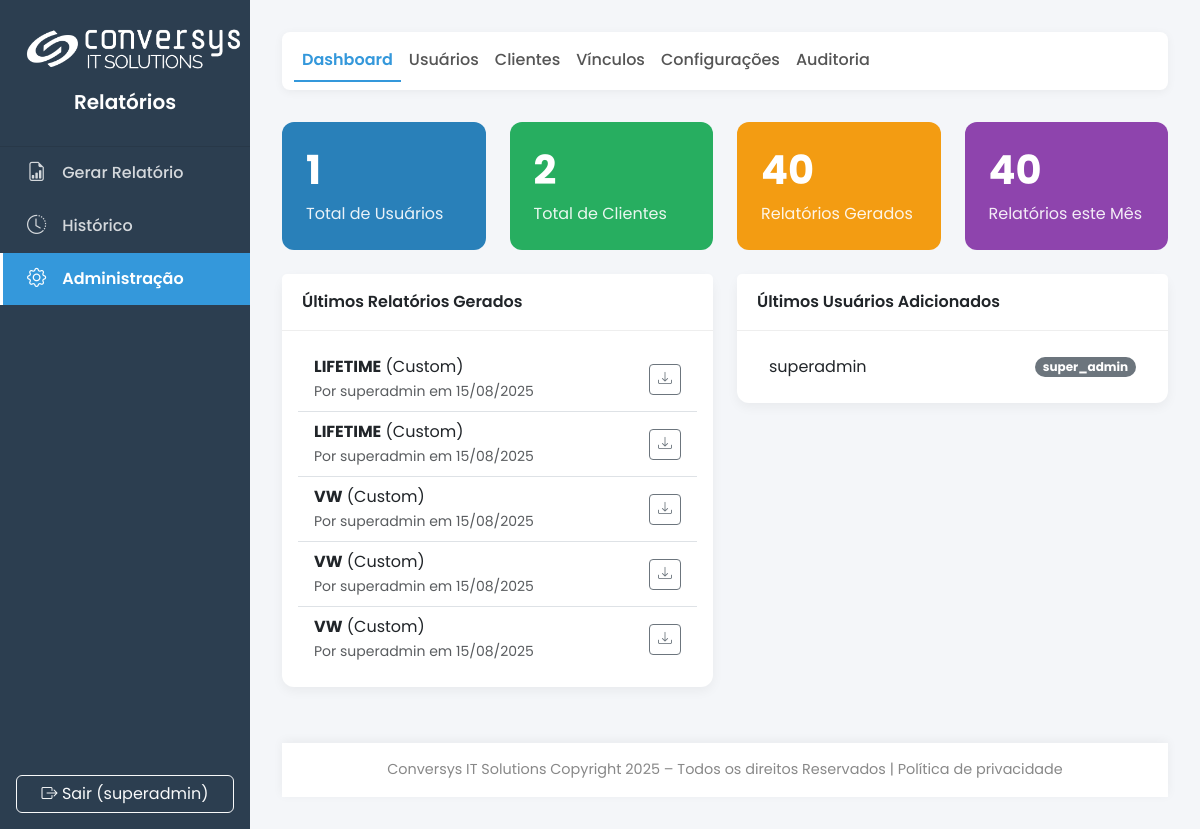
The page /admin (signed in) on the database its author committed.
### main.py (models this page shows, shortened)
class SystemConfig(db.Model):
    id = db.Column(db.Integer, primary_key=True)
    company_name = db.Column(db.String(100), default="Conversys IT Solutions")
    footer_text = db.Column(db.String(255), default=f"Conversys IT Solutions Copyright {dt.datetime.now().year} – Todos os direitos Reservados | Política de privacidade")
    primary_color = db.Column(db.String(7), default="#2c3e50")
    secondary_color = db.Column(db.String(7), default="#3498db")
    logo_dark_bg_path = db.Column(db.String(255), nullable=True)
    logo_light_bg_path = db.Column(db.String(255), nullable=True)
    logo_size = db.Column(db.Integer, default=50)
    login_media_path = db.Column(db.String(255), nullable=True)
    login_media_fill_mode = db.Column(db.String(10), default='cover')
    login_media_bg_color = db.Column(db.String(7), default='#2c3e50')
    report_cover_path = db.Column(db.String(255), nullable=True)
    report_final_page_path = db.Column(db.String(255), nullable=True)

class User(UserMixin, db.Model):
    id = db.Column(db.Integer, primary_key=True)
    username = db.Column(db.String(64), unique=True, nullable=False)
    password_hash = db.Column(db.String(256))
    role_id = db.Column(db.Integer, db.ForeignKey('role.id'), nullable=False)
    role = db.relationship('Role', backref='users')
    reports = db.relationship('Report', backref='author', lazy=True)
    clients = db.relationship('Client', secondary=user_client_association, lazy='subquery',
                              backref=db.backref('users', lazy=True))
    def has_role(self, role_name): return self.role.name == role_name

class Report(db.Model):
    id = db.Column(db.Integer, primary_key=True)
    filename = db.Column(db.String(255), unique=True, nullable=False)
    file_path = db.Column(db.String(255), nullable=False)
    created_at = db.Column(db.DateTime, default=dt.datetime.utcnow)
    reference_month = db.Column(db.String(7), nullable=False)
    user_id = db.Column(db.Integer, db.ForeignKey('user.id'), nullable=False)
    client_id = db.Column(db.Integer, db.ForeignKey('client.id'), nullable=False)
    report_type = db.Column(db.String(50), default='custom', nullable=False)

class Client(db.Model):
    id = db.Column(db.Integer, primary_key=True)
    name = db.Column(db.String(100), unique=True, nullable=False)
    sla_contract = db.Column(db.Float, nullable=False, default=99.9)
    logo_path = db.Column(db.String(255), nullable=True)
    reports = db.relationship('Report', backref='client', lazy=True, cascade="all, delete-orphan")
    zabbix_groups = db.relationship('ClientZabbixGroup', backref='client', lazy=True, cascade="all, delete-orphan")

class Role(db.Model):
    id = db.Column(db.Integer, primary_key=True)
    name = db.Column(db.String(50), unique=True, nullable=False)

### main.py (the view)
@app.route('/admin')
@admin_required
def admin_dashboard():
    stats = {
        'users': User.query.count(),
        'clients': Client.query.count(),
        'reports_total': Report.query.count(),
        'reports_month': Report.query.filter(Report.created_at >= dt.datetime.now().replace(day=1)).count()
    }
    latest_reports = Report.query.order_by(Report.created_at.desc()).limit(5).all()
    latest_users = User.query.order_by(User.id.desc()).limit(5).all()
    return render_template('dashboard.html', title="Dashboard Admin", stats=stats, latest_reports=latest_reports, latest_users=latest_users)

### main.py (called while the page is built)
@login_manager.user_loader
def load_user(user_id):
    return db.session.get(User, int(user_id))

@app.before_request
def before_request_func():
    g.sys_config = SystemConfig.query.first()

def admin_required(f):
    @wraps(f)
    @login_required
    def decorated_function(*args, **kwargs):
        if not (current_user.has_role('admin') or current_user.has_role('super_admin')):
            flash('Acesso negado. Você não tem permissão para acessar esta área.', 'danger')
            return redirect(url_for('gerar_form'))
        return f(*args, **kwargs)
    return decorated_function

def get_text_color_for_bg(hex_color):
    try:
        hex_color = hex_color.lstrip('#')
        r, g, b = tuple(int(hex_color[i:i+2], 16) for i in (0, 2, 4))
        luminance = (0.299 * r + 0.587 * g + 0.114 * b) / 255
        return '#212529' if luminance > 0.6 else '#ffffff'
    except (ValueError, TypeError):
        return '#ffffff'

### templates/dashboard.html (shortened to what this page needs)
{% extends 'admin/base.html' %}
{% block admin_content %}
<div class="row">
    <div class="col-md-6 col-xl-3 mb-4">
        <div class="stat-card" style="background-color: #2980b9;">
            <h3>{{ stats.users }}</h3><p>Total de Usuários</p>
        </div>
    </div>
    <div class="col-md-6 col-xl-3 mb-4">
        <div class="stat-card" style="background-color: #27ae60;">
            <h3>{{ stats.clients }}</h3><p>Total de Clientes</p>
        </div>
    </div>
    <div class="col-md-6 col-xl-3 mb-4">
        <div class="stat-card" style="background-color: #f39c12;">
            <h3>{{ stats.reports_total }}</h3><p>Relatórios Gerados</p>
        </div>
    </div>
    <div class="col-md-6 col-xl-3 mb-4">
        <div class="stat-card" style="background-color: #8e44ad;">
            <h3>{{ stats.reports_month }}</h3><p>Relatórios este Mês</p>
        </div>
    </div>
</div>
<div class="row">
    <div class="col-lg-6 mb-4">
        <div class="card">
            <div class="card-header">Últimos Relatórios Gerados</div>
            <div class="card-body">
                <ul class="list-group list-group-flush">
                {% for report in latest_reports %}
                    <li class="list-group-item d-flex justify-content-between align-items-center">
                        <div><strong>{{ report.client.name }}</strong> ({{ report.report_type.replace('_', ' ')|title }})<br><small class="text-muted">Por {{ report.author.username }} em {{ report.created_at.strftime('%d/%m/%Y') }}</small></div>
                        <a href="{{ url_for('download_report', report_id=report.id) }}" class="btn btn-sm btn-outline-secondary"><i class="bi bi-download"></i></a>
                    </li>
                {% else %}
                    <li class="list-group-item text-center text-muted">Nenhum relatório gerado ainda.</li>
                {% endfor %}
                </ul>
            </div>
        </div>
    </div>
    <div class="col-lg-6 mb-4">
        <div class="card">
            <div class="card-header">Últimos Usuários Adicionados</div>
            <div class="card-body">
                <ul class="list-group list-group-flush">
                {% for user in latest_users %}
                    <li class="list-group-item d-flex justify-content-between align-items-center">
                        {{ user.username }}
                        <span class="badge bg-secondary rounded-pill">{{ user.role.name }}</span>
                    </li>
                {% else %}
                    <li class="list-group-item text-center text-muted">Nenhum usuário recente.</li>
                {% endfor %}
                </ul>
            </div>
        </div>
    </div>
</div>
{% endblock %}

### templates/base.html (shortened to what this page needs)
<!DOCTYPE html>
<html lang="pt-BR"><head><link href="https://cdn.jsdelivr.net/npm/bootstrap@5.3.3/dist/css/bootstrap.min.css" rel="stylesheet"><link href="https://cdn.jsdelivr.net/npm/bootstrap-icons@1.11.3/font/bootstrap-icons.min.css" rel="stylesheet">
<style>
{% set sidebar_text_color = g.sys_config.primary_color | text_color_for_bg %}
:root { --primary-color: {{ g.sys_config.primary_color | default('#2c3e50') }}; --secondary-color: {{ g.sys_config.secondary_color | default('#3498db') }}; --bg-light: #f4f6f9; --sidebar-width: 250px; }
html, body { height: 100%; }
body { font-family: 'Poppins', sans-serif; background-color: var(--bg-light); display: flex; flex-direction: column; }
.wrapper { display: flex; flex-grow: 1; }
.sidebar { width: var(--sidebar-width); min-height: 100vh; background: var(--primary-color); transition: margin-left 0.3s; display: flex; flex-direction: column; flex-shrink: 0; }
#content { flex-grow: 1; padding: 2rem; display: flex; flex-direction: column; }
.main-content { flex-grow: 1; }
.sidebar-header { padding: 1.5rem; text-align: center; border-bottom: 1px solid rgba(0,0,0,0.1); }
.sidebar-header .logo { display: block; margin: 0 auto; }
.sidebar-header h5 { color: {{ sidebar_text_color }}; font-weight: 600; margin-top: 1rem; }
.sidebar .nav-link { color: {{ sidebar_text_color }}; opacity: 0.8; padding: 0.75rem 1.5rem; display: flex; align-items: center; font-weight: 500; border-left: 3px solid transparent; transition: all 0.2s ease; }
.sidebar .nav-link i { margin-right: 1rem; font-size: 1.2rem; }
.sidebar .nav-link:hover { color: {{ sidebar_text_color }}; opacity: 1; background-color: rgba(0,0,0,0.1); }
.sidebar .nav-link.active { color: #fff; opacity: 1; background-color: var(--secondary-color); border-left-color: #fff; font-weight: 600; }
.top-navbar { background-color: #fff; border-radius: 0.5rem; box-shadow: 0 2px 10px rgba(0,0,0,0.05); margin-bottom: 2rem; }
.top-navbar .nav-link { color: #555; font-weight: 500; }
.top-navbar .nav-link.active { color: var(--secondary-color); font-weight: 600; border-bottom: 2px solid var(--secondary-color); }
.card { border: none; border-radius: 0.75rem; box-shadow: 0 4px 12px rgba(0,0,0,0.05); }
.card-header { background-color: #fff; border-bottom: 1px solid #eee; font-weight: 600; padding: 1rem 1.25rem; }
.footer { text-align: center; padding: 1rem; color: #888; font-size: 0.9em; background-color: #fff; box-shadow: 0 -2px 10px rgba(0,0,0,0.05); margin-top: 2rem; }
.stat-card { color: white; border-radius: 0.75rem; padding: 1.5rem; }
.stat-card h3 { font-size: 2.5rem; font-weight: 700; }
.stat-card p { margin: 0; opacity: 0.9; }
</style></head>
<body><div class="wrapper">
<nav class="sidebar">
<div><div class="sidebar-header">
{% if g.sys_config.logo_dark_bg_path %}
    <img src="{{ url_for('uploaded_file', filename=g.sys_config.logo_dark_bg_path) }}" alt="Logo" class="logo" style="max-height: {{ g.sys_config.logo_size }}px;">
{% endif %}
<h5>{{ g.sys_config.company_name }}</h5></div>
<ul class="nav flex-column">
<li class="nav-item"><a class="nav-link {% if request.endpoint == 'gerar_form' %}active{% endif %}" href="{{ url_for('gerar_form') }}"><i class="bi bi-file-earmark-bar-graph"></i> Gerar Relatório</a></li>
<li class="nav-item"><a class="nav-link {% if request.endpoint == 'history' %}active{% endif %}" href="{{ url_for('history') }}"><i class="bi bi-clock-history"></i> Histórico</a></li>
{% if not current_user.has_role('client') %}
<li class="nav-item"><a class="nav-link {% if 'admin' in request.endpoint %}active{% endif %}" href="{{ url_for('admin_dashboard') }}"><i class="bi bi-gear"></i> Administração</a></li>
{% endif %}
</ul></div>
<div class="mt-auto p-3"><a href="{{ url_for('logout') }}" class="btn btn-outline-light w-100"><i class="bi bi-box-arrow-right"></i> Sair ({{ current_user.username }})</a></div>
</nav>
<main id="content">
<div class="main-content">
{% block content %}{% endblock %}
</div>
<footer class="footer">{{ g.sys_config.footer_text|safe }}</footer>
</main></div>
</body></html>

### rows shown on the page
SystemConfig: logo_dark_bg_path (picture), sys_config.company_name "Relatórios", sys_config.footer_text "Conversys IT Solutions Copyright 2025 – Todos os direitos Reservados | Política de privacidade"
User: username "superadmin", role.name "super_admin"
Report: client.name "LIFETIME", report_type.replace "Custom", author.username "superadmin", created_at "15/08/2025"
Report: client.name "LIFETIME", report_type.replace "Custom", author.username "superadmin", created_at "15/08/2025"
Report: client.name "VW", report_type.replace "Custom", author.username "superadmin", created_at "15/08/2025"
Report: client.name "VW", report_type.replace "Custom", author.username "superadmin", created_at "15/08/2025"
Report: client.name "VW", report_type.replace "Custom", author.username "superadmin", created_at "15/08/2025"

### other values the page prints
{{ stats.users }} "1"
{{ stats.clients }} "2"
{{ stats.reports_total }} "40"
{{ stats.reports_month }} "40"
